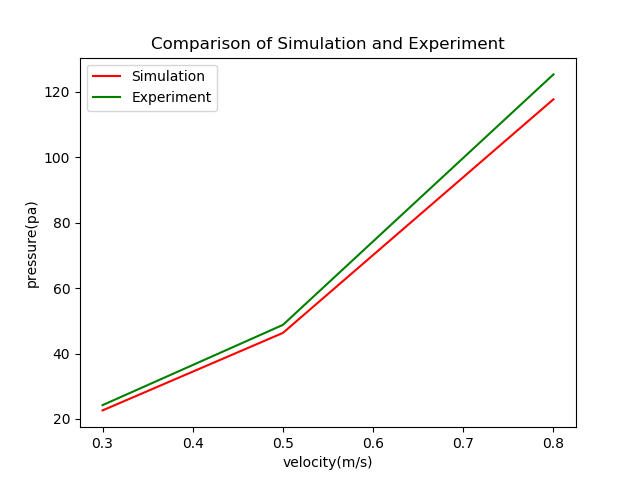

Here is the Python script that generated this plot:
import matplotlib.pyplot as plt

plt.plot([0.3, 0.5, 0.8], [22.623, 46.316, 117.76], 'r', label='Simulation')
plt.plot([0.3, 0.5, 0.8], [24.23, 48.77, 125.37], 'g', label='Experiment')
plt.title("Comparison of Simulation and Experiment")
plt.xlabel("velocity(m/s)")
plt.ylabel("pressure(pa)")
plt.legend()
plt.savefig("Com_s_e.png")
plt.show()
